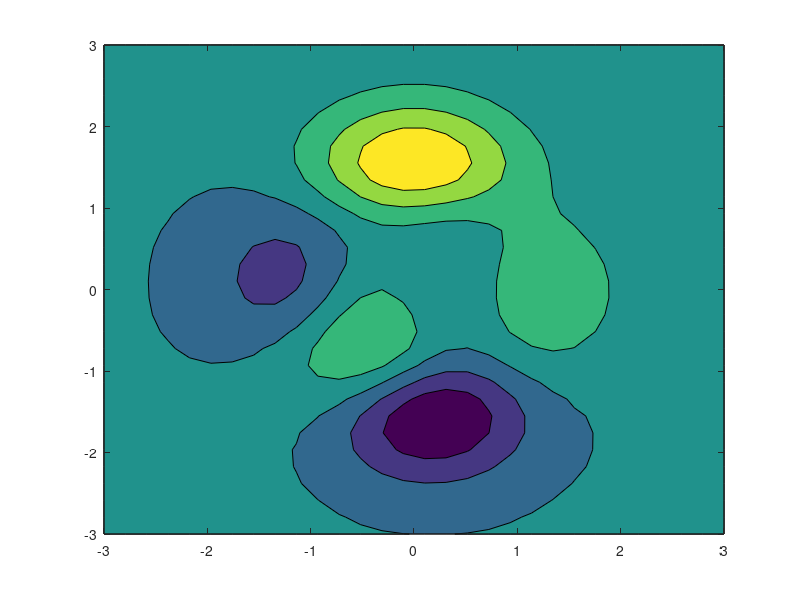

Recreate this plot in MATLAB. (Note: this script raises an error after producing the figure.)
%=============================================================================
% Copyright (c) 2016-present Allan CORNET (Nelson)
%=============================================================================
% This file is part of Nelson.
%=============================================================================
% LICENCE_BLOCK_BEGIN
% SPDX-License-Identifier: LGPL-3.0-or-later
% LICENCE_BLOCK_END
%=============================================================================
% <--ADV-CLI MODE-->
%=============================================================================
figure();
[X, Y, Z] = peaks(30);
[M, h] = contourf(X, Y, Z, 6);
asserts.isequal(M, h.ContourMatrix);
asserts.isequal(numel(h.LevelList), 6);
%=============================================================================
